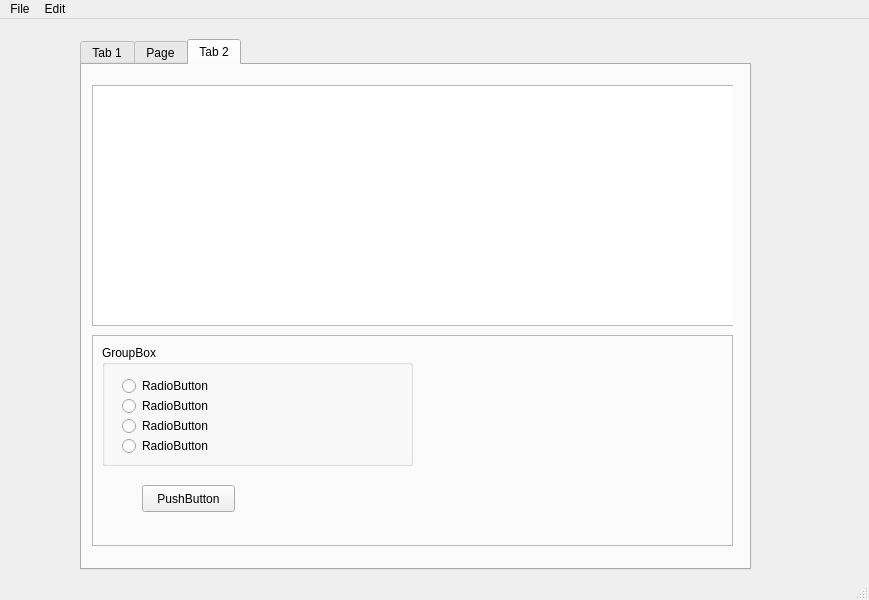
<?xml version="1.0" encoding="UTF-8"?>
<ui version="4.0">
 <class>MainWindow</class>
 <widget class="QMainWindow" name="MainWindow">
  <property name="geometry">
   <rect>
    <x>0</x>
    <y>0</y>
    <width>869</width>
    <height>600</height>
   </rect>
  </property>
  <property name="windowTitle">
   <string>MainWindow</string>
  </property>
  <widget class="QWidget" name="centralwidget">
   <widget class="QTabWidget" name="tabWidget">
    <property name="geometry">
     <rect>
      <x>80</x>
      <y>20</y>
      <width>671</width>
      <height>531</height>
     </rect>
    </property>
    <property name="currentIndex">
     <number>2</number>
    </property>
    <widget class="QWidget" name="tab">
     <attribute name="title">
      <string>Tab 1</string>
     </attribute>
    </widget>
    <widget class="QWidget" name="tab_3">
     <attribute name="title">
      <string>Page</string>
     </attribute>
     <widget class="QFrame" name="frame_3">
      <property name="geometry">
       <rect>
        <x>10</x>
        <y>10</y>
        <width>641</width>
        <height>471</height>
       </rect>
      </property>
      <property name="frameShape">
       <enum>QFrame::StyledPanel</enum>
      </property>
      <property name="frameShadow">
       <enum>QFrame::Raised</enum>
      </property>
      <widget class="QTextEdit" name="textEdit_2">
       <property name="geometry">
        <rect>
         <x>0</x>
         <y>0</y>
         <width>641</width>
         <height>471</height>
        </rect>
       </property>
      </widget>
     </widget>
    </widget>
    <widget class="QWidget" name="tab_2">
     <attribute name="title">
      <string>Tab 2</string>
     </attribute>
     <widget class="QFrame" name="frame">
      <property name="geometry">
       <rect>
        <x>10</x>
        <y>20</y>
        <width>641</width>
        <height>241</height>
       </rect>
      </property>
      <property name="frameShape">
       <enum>QFrame::StyledPanel</enum>
      </property>
      <property name="frameShadow">
       <enum>QFrame::Raised</enum>
      </property>
      <widget class="QTextEdit" name="textEdit">
       <property name="geometry">
        <rect>
         <x>0</x>
         <y>0</y>
         <width>741</width>
         <height>241</height>
        </rect>
       </property>
      </widget>
     </widget>
     <widget class="QFrame" name="frame_2">
      <property name="geometry">
       <rect>
        <x>10</x>
        <y>270</y>
        <width>641</width>
        <height>211</height>
       </rect>
      </property>
      <property name="frameShape">
       <enum>QFrame::StyledPanel</enum>
      </property>
      <property name="frameShadow">
       <enum>QFrame::Raised</enum>
      </property>
      <widget class="QPushButton" name="pushButton">
       <property name="geometry">
        <rect>
         <x>50</x>
         <y>150</y>
         <width>93</width>
         <height>27</height>
        </rect>
       </property>
       <property name="text">
        <string>PushButton</string>
       </property>
      </widget>
      <widget class="QGroupBox" name="groupBox">
       <property name="geometry">
        <rect>
         <x>10</x>
         <y>10</y>
         <width>311</width>
         <height>121</height>
        </rect>
       </property>
       <property name="title">
        <string>GroupBox</string>
       </property>
       <widget class="QRadioButton" name="radioButton">
        <property name="geometry">
         <rect>
          <x>20</x>
          <y>30</y>
          <width>109</width>
          <height>22</height>
         </rect>
        </property>
        <property name="text">
         <string>RadioButton</string>
        </property>
       </widget>
       <widget class="QRadioButton" name="radioButton_2">
        <property name="geometry">
         <rect>
          <x>20</x>
          <y>50</y>
          <width>109</width>
          <height>22</height>
         </rect>
        </property>
        <property name="text">
         <string>RadioButton</string>
        </property>
       </widget>
       <widget class="QRadioButton" name="radioButton_3">
        <property name="geometry">
         <rect>
          <x>20</x>
          <y>70</y>
          <width>109</width>
          <height>22</height>
         </rect>
        </property>
        <property name="text">
         <string>RadioButton</string>
        </property>
       </widget>
       <widget class="QRadioButton" name="radioButton_4">
        <property name="geometry">
         <rect>
          <x>20</x>
          <y>90</y>
          <width>109</width>
          <height>22</height>
         </rect>
        </property>
        <property name="text">
         <string>RadioButton</string>
        </property>
       </widget>
      </widget>
     </widget>
    </widget>
   </widget>
  </widget>
  <widget class="QMenuBar" name="menubar">
   <property name="geometry">
    <rect>
     <x>0</x>
     <y>0</y>
     <width>869</width>
     <height>23</height>
    </rect>
   </property>
   <widget class="QMenu" name="menuFile">
    <property name="title">
     <string>File</string>
    </property>
    <addaction name="actionOpen"/>
    <addaction name="separator"/>
    <addaction name="actionExit"/>
   </widget>
   <widget class="QMenu" name="menuEdit">
    <property name="title">
     <string>Edit</string>
    </property>
   </widget>
   <addaction name="menuFile"/>
   <addaction name="menuEdit"/>
  </widget>
  <widget class="QStatusBar" name="statusbar"/>
  <action name="actionOpen">
   <property name="text">
    <string>Open</string>
   </property>
  </action>
  <action name="actionExit">
   <property name="text">
    <string>Exit</string>
   </property>
  </action>
 </widget>
 <resources/>
 <connections/>
</ui>
